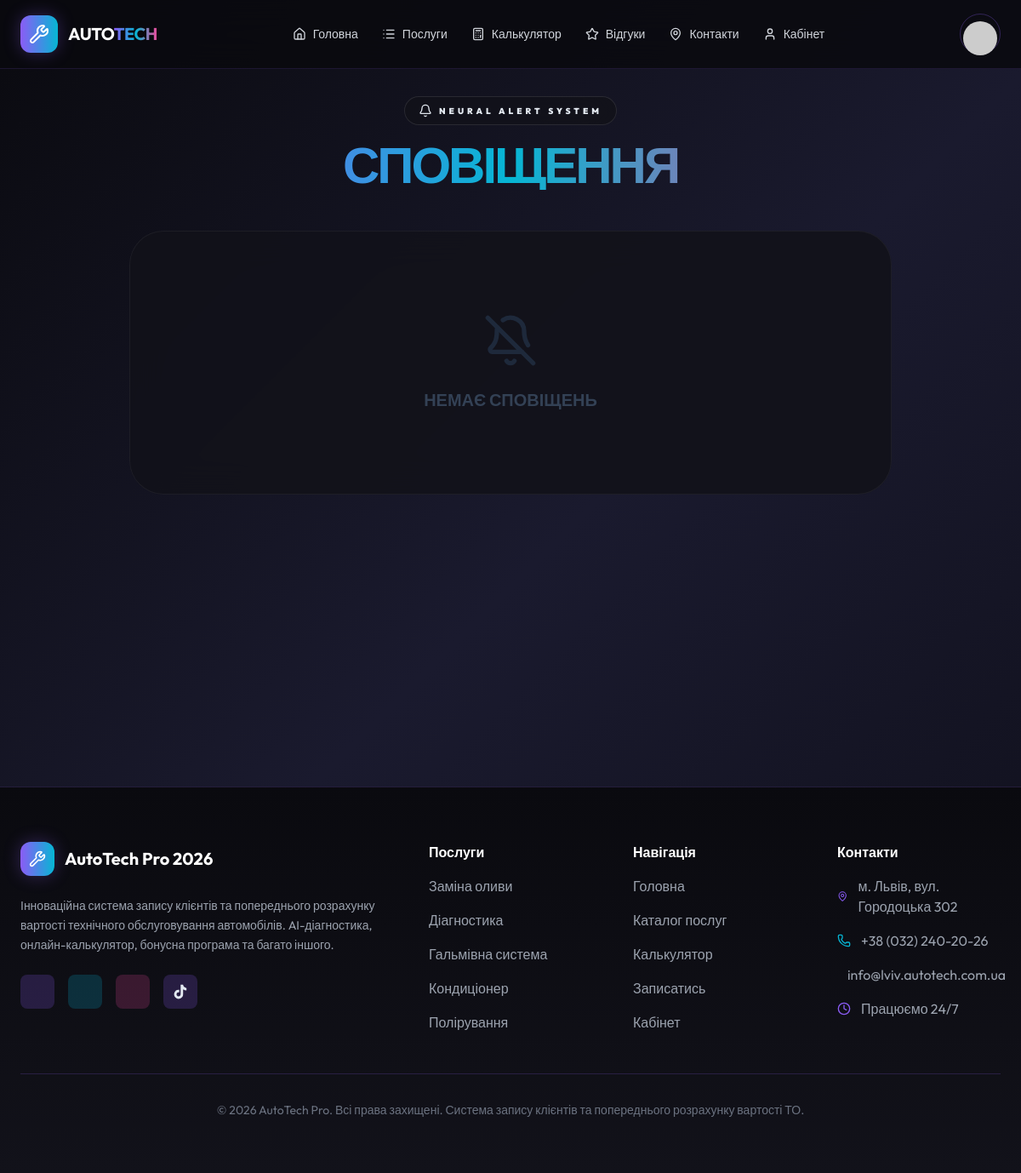
The app's page /notifications/ (signed in), older data.
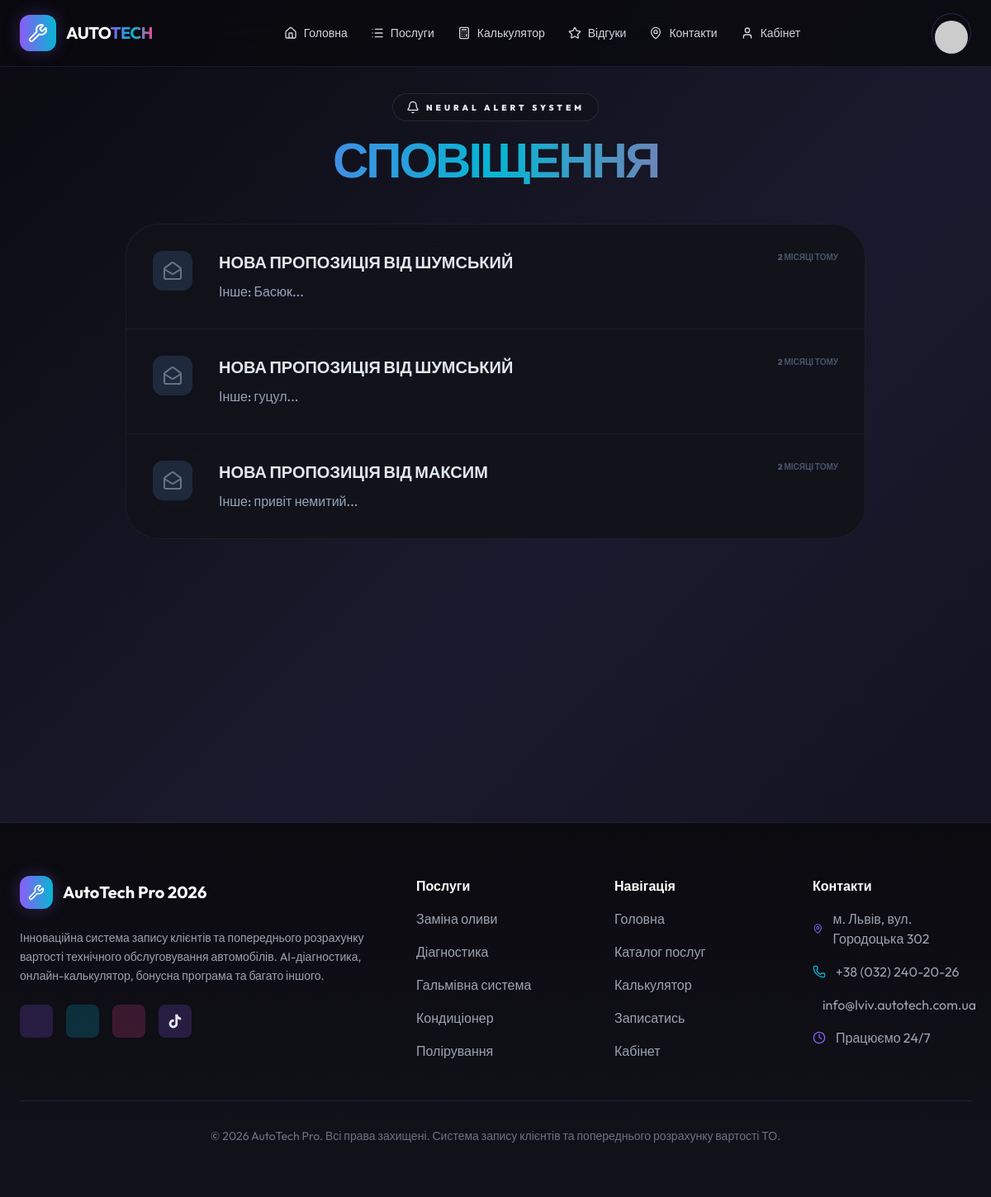
The same page, newer data.
### notifications/models.py (models this page shows, shortened)
class Notification(models.Model):
    user = models.ForeignKey(
        settings.AUTH_USER_MODEL, on_delete=models.CASCADE, related_name="notifications"
    )
    title = models.CharField(max_length=255, verbose_name=_("Заголовок"))
    message = models.TextField(verbose_name=_("Повідомлення"))
    is_read = models.BooleanField(default=False, verbose_name=_("Прочитано"))
    created_at = models.DateTimeField(auto_now_add=True)
    class Meta:
        verbose_name = _("Сповіщення")
        verbose_name_plural = _("Сповіщення")
        ordering = ["-created_at"]

### notifications/views.py (the view)
# urls.py: path("", views.notification_list, name="list"),
@login_required
def notification_list(request):
    notifications = Notification.objects.filter(user=request.user)
    notifications.update(is_read=True)
    return render(request, "notifications/list.html", {"notifications": notifications})

### templates/notifications/list.html (shortened to what this page needs)
{% extends 'base.html' %}
{% load static %}
{% block content %}
<div class="max-w-4xl mx-auto space-y-12">
    <div class="text-center space-y-4">
        <div class="inline-flex items-center gap-2 px-4 py-2 rounded-full glass-panel border-white/10 text-brand-solar text-[10px] font-black uppercase tracking-[0.4em]">
            <i data-lucide="bell" class="w-4 h-4"></i>
            Neural Alert System
        </div>
        <h1 class="text-6xl font-black orbitron tracking-tighter uppercase gradient-text">СПОВІЩЕННЯ</h1>
    </div>
    <div class="glass-panel rounded-[40px] border-white/5 overflow-hidden">
        {% for notification in notifications %}
        <div class="p-8 border-b border-white/5 last:border-none flex items-start gap-8 hover:bg-white/5 transition-all">
            <div class="w-12 h-12 rounded-xl flex items-center justify-center shrink-0 {% if notification.is_read %}bg-slate-800 text-slate-500{% else %}bg-brand-solar/20 text-brand-solar{% endif %}">
                <i data-lucide="{% if notification.is_read %}mail-open{% else %}mail{% endif %}" class="w-6 h-6"></i>
            </div>
            <div class="space-y-2 flex-grow">
                <div class="flex justify-between items-start">
                    <h3 class="text-xl font-black orbitron uppercase">{{ notification.title }}</h3>
                    <span class="text-[10px] font-black text-slate-600 uppercase">{{ notification.created_at|timesince }} тому</span>
                </div>
                <p class="text-slate-400 font-medium leading-relaxed">{{ notification.message }}</p>
            </div>
        </div>
        {% empty %}
        <div class="py-24 text-center">
            <i data-lucide="bell-off" class="w-16 h-16 mx-auto text-slate-800 mb-6"></i>
            <h3 class="orbitron text-xl font-black text-slate-700">НЕМАЄ СПОВІЩЕНЬ</h3>
        </div>
        {% endfor %}
    </div>
</div>
{% endblock %}

Row changes from the older to the newer data that the page shows:
added Notification: is_read False (drawn), title "НОВА ПРОПОЗИЦІЯ ВІД ШУМСЬКИЙ", created_at "2 МІСЯЦІ", message "Інше: Басюк..."
added Notification: is_read False (drawn), title "НОВА ПРОПОЗИЦІЯ ВІД ШУМСЬКИЙ", created_at "2 МІСЯЦІ", message "Інше: гуцул..."
added Notification: is_read False (drawn), title "НОВА ПРОПОЗИЦІЯ ВІД МАКСИМ", created_at "2 МІСЯЦІ", message "Інше: привіт немитий..."
Text that changed along with them:
text no longer shown: "НЕМАЄ СПОВІЩЕНЬ"
